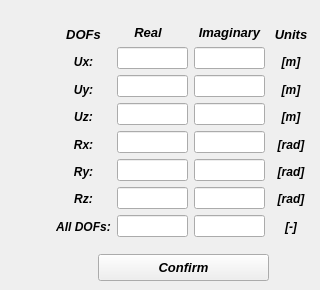
     <widget class="QWidget" name="tab_single_values">
      <attribute name="title">
       <string>Single values</string>
      </attribute>
      <widget class="QWidget" name="gridLayoutWidget">
       <property name="geometry">
        <rect>
         <x>56</x>
         <y>24</y>
         <width>255</width>
         <height>213</height>
        </rect>
       </property>
       <layout class="QGridLayout" name="gridLayout">
        <item row="0" column="3">
         <layout class="QVBoxLayout" name="verticalLayout_8">
          <item>
           <widget class="QLabel" name="label_5">
            <property name="minimumSize">
             <size>
              <width>40</width>
              <height>0</height>
             </size>
            </property>
            <property name="maximumSize">
             <size>
              <width>40</width>
              <height>16777215</height>
             </size>
            </property>
            <property name="font">
             <font>
              <family>Arial</family>
              <pointsize>10</pointsize>
              <weight>75</weight>
              <italic>true</italic>
              <bold>true</bold>
             </font>
            </property>
            <property name="text">
             <string>Units</string>
            </property>
            <property name="alignment">
             <set>Qt::AlignCenter</set>
            </property>
           </widget>
          </item>
          <item>
           <widget class="QLabel" name="label_13">
            <property name="font">
             <font>
              <family>Arial</family>
              <weight>75</weight>
              <italic>true</italic>
              <bold>true</bold>
             </font>
            </property>
            <property name="text">
             <string>[m]</string>
            </property>
            <property name="alignment">
             <set>Qt::AlignCenter</set>
            </property>
           </widget>
          </item>
          <item>
           <widget class="QLabel" name="label_14">
            <property name="font">
             <font>
              <family>Arial</family>
              <weight>75</weight>
              <italic>true</italic>
              <bold>true</bold>
             </font>
            </property>
            <property name="text">
             <string>[m]</string>
            </property>
            <property name="alignment">
             <set>Qt::AlignCenter</set>
            </property>
           </widget>
          </item>
          <item>
           <widget class="QLabel" name="label_15">
            <property name="font">
             <font>
              <family>Arial</family>
              <weight>75</weight>
              <italic>true</italic>
              <bold>true</bold>
             </font>
            </property>
            <property name="text">
             <string>[m]</string>
            </property>
            <property name="alignment">
             <set>Qt::AlignCenter</set>
            </property>
           </widget>
          </item>
          <item>
           <widget class="QLabel" name="label_16">
            <property name="font">
             <font>
              <family>Arial</family>
              <weight>75</weight>
              <italic>true</italic>
              <bold>true</bold>
             </font>
            </property>
            <property name="text">
             <string>[rad]</string>
            </property>
            <property name="alignment">
             <set>Qt::AlignCenter</set>
            </property>
           </widget>
          </item>
          <item>
           <widget class="QLabel" name="label_17">
            <property name="font">
             <font>
              <family>Arial</family>
              <weight>75</weight>
              <italic>true</italic>
              <bold>true</bold>
             </font>
            </property>
            <property name="text">
             <string>[rad]</string>
            </property>
            <property name="alignment">
             <set>Qt::AlignCenter</set>
            </property>
           </widget>
          </item>
          <item>
           <widget class="QLabel" name="label_12">
            <property name="font">
             <font>
              <family>Arial</family>
              <weight>75</weight>
              <italic>true</italic>
              <bold>true</bold>
             </font>
            </property>
            <property name="text">
             <string>[rad]</string>
            </property>
            <property name="alignment">
             <set>Qt::AlignCenter</set>
            </property>
           </widget>
          </item>
          <item>
           <widget class="QLabel" name="label_21">
            <property name="font">
             <font>
              <family>Arial</family>
              <weight>75</weight>
              <italic>true</italic>
              <bold>true</bold>
             </font>
            </property>
            <property name="text">
             <string>[-]</string>
            </property>
            <property name="alignment">
             <set>Qt::AlignCenter</set>
            </property>
           </widget>
          </item>
         </layout>
        </item>
        <item row="0" column="0">
         <layout class="QVBoxLayout" name="verticalLayout_6">
          <item>
           <widget class="QLabel" name="label_3">
            <property name="minimumSize">
             <size>
              <width>55</width>
              <height>0</height>
             </size>
            </property>
            <property name="maximumSize">
             <size>
              <width>55</width>
              <height>16777215</height>
             </size>
            </property>
            <property name="font">
             <font>
              <family>Arial</family>
              <pointsize>10</pointsize>
              <weight>75</weight>
              <italic>true</italic>
              <bold>true</bold>
             </font>
            </property>
            <property name="text">
             <string>DOFs</string>
            </property>
            <property name="alignment">
             <set>Qt::AlignCenter</set>
            </property>
           </widget>
          </item>
          <item>
           <widget class="QLabel" name="label_6">
            <property name="font">
             <font>
              <family>Arial</family>
              <weight>75</weight>
              <italic>true</italic>
              <bold>true</bold>
             </font>
            </property>
            <property name="text">
             <string>Ux:</string>
            </property>
            <property name="alignment">
             <set>Qt::AlignCenter</set>
            </property>
           </widget>
          </item>
          <item>
           <widget class="QLabel" name="label_7">
            <property name="font">
             <font>
              <family>Arial</family>
              <weight>75</weight>
              <italic>true</italic>
              <bold>true</bold>
             </font>
            </property>
            <property name="text">
             <string>Uy:</string>
            </property>
            <property name="alignment">
             <set>Qt::AlignCenter</set>
            </property>
           </widget>
          </item>
          <item>
           <widget class="QLabel" name="label_8">
            <property name="font">
             <font>
              <family>Arial</family>
              <weight>75</weight>
              <italic>true</italic>
              <bold>true</bold>
             </font>
            </property>
            <property name="text">
             <string>Uz:</string>
            </property>
            <property name="alignment">
             <set>Qt::AlignCenter</set>
            </property>
           </widget>
          </item>
          <item>
           <widget class="QLabel" name="label_10">
            <property name="font">
             <font>
              <family>Arial</family>
              <weight>75</weight>
              <italic>true</italic>
              <bold>true</bold>
             </font>
            </property>
            <property name="text">
             <string>Rx:</string>
            </property>
            <property name="alignment">
             <set>Qt::AlignCenter</set>
            </property>
           </widget>
          </item>
          <item>
           <widget class="QLabel" name="label_11">
            <property name="font">
             <font>
              <family>Arial</family>
              <weight>75</weight>
              <italic>true</italic>
              <bold>true</bold>
             </font>
            </property>
            <property name="text">
             <string>Ry:</string>
            </property>
            <property name="alignment">
             <set>Qt::AlignCenter</set>
            </property>
           </widget>
          </item>
          <item>
           <widget class="QLabel" name="label_9">
            <property name="font">
             <font>
              <family>Arial</family>
              <weight>75</weight>
              <italic>true</italic>
              <bold>true</bold>
             </font>
            </property>
            <property name="text">
             <string>Rz:</string>
            </property>
            <property name="alignment">
             <set>Qt::AlignCenter</set>
            </property>
           </widget>
          </item>
          <item>
           <widget class="QLabel" name="label_18">
            <property name="font">
             <font>
              <family>Arial</family>
              <weight>75</weight>
              <italic>true</italic>
              <bold>true</bold>
             </font>
            </property>
            <property name="text">
             <string>All DOFs:</string>
            </property>
            <property name="alignment">
             <set>Qt::AlignCenter</set>
            </property>
           </widget>
          </item>
         </layout>
        </item>
        <item row="0" column="1">
         <layout class="QVBoxLayout" name="verticalLayout_7">
          <item>
           <widget class="QLabel" name="label_4">
            <property name="minimumSize">
             <size>
              <width>62</width>
              <height>0</height>
             </size>
            </property>
            <property name="maximumSize">
             <size>
              <width>62</width>
              <height>16777215</height>
             </size>
            </property>
            <property name="font">
             <font>
              <family>Arial</family>
              <pointsize>10</pointsize>
              <weight>75</weight>
              <italic>true</italic>
              <bold>true</bold>
             </font>
            </property>
            <property name="text">
             <string>Real</string>
            </property>
            <property name="alignment">
             <set>Qt::AlignCenter</set>
            </property>
           </widget>
          </item>
          <item>
           <widget class="QLineEdit" name="lineEdit_real_ux">
            <property name="font">
             <font>
              <family>Arial</family>
              <weight>75</weight>
              <italic>true</italic>
              <bold>true</bold>
             </font>
            </property>
            <property name="text">
             <string/>
            </property>
            <property name="alignment">
             <set>Qt::AlignCenter</set>
            </property>
           </widget>
          </item>
          <item>
           <widget class="QLineEdit" name="lineEdit_real_uy">
            <property name="font">
             <font>
              <family>Arial</family>
              <weight>75</weight>
              <italic>true</italic>
              <bold>true</bold>
             </font>
            </property>
            <property name="alignment">
             <set>Qt::AlignCenter</set>
            </property>
           </widget>
          </item>
          <item>
           <widget class="QLineEdit" name="lineEdit_real_uz">
            <property name="font">
             <font>
              <family>Arial</family>
              <weight>75</weight>
              <italic>true</italic>
              <bold>true</bold>
             </font>
            </property>
            <property name="alignment">
             <set>Qt::AlignCenter</set>
            </property>
           </widget>
          </item>
          <item>
           <widget class="QLineEdit" name="lineEdit_real_rx">
            <property name="font">
             <font>
              <family>Arial</family>
              <weight>75</weight>
              <italic>true</italic>
              <bold>true</bold>
             </font>
            </property>
            <property name="alignment">
             <set>Qt::AlignCenter</set>
            </property>
           </widget>
          </item>
          <item>
           <widget class="QLineEdit" name="lineEdit_real_ry">
            <property name="font">
             <font>
              <family>Arial</family>
              <weight>75</weight>
              <italic>true</italic>
              <bold>true</bold>
             </font>
            </property>
            <property name="alignment">
             <set>Qt::AlignCenter</set>
            </property>
           </widget>
          </item>
          <item>
           <widget class="QLineEdit" name="lineEdit_real_rz">
            <property name="font">
             <font>
              <family>Arial</family>
              <weight>75</weight>
              <italic>true</italic>
              <bold>true</bold>
             </font>
            </property>
            <property name="alignment">
             <set>Qt::AlignCenter</set>
            </property>
           </widget>
          </item>
          <item>
           <widget class="QLineEdit" name="lineEdit_real_alldofs">
            <property name="font">
             <font>
              <family>Arial</family>
              <weight>75</weight>
              <italic>true</italic>
              <bold>true</bold>
             </font>
            </property>
            <property name="alignment">
             <set>Qt::AlignCenter</set>
            </property>
           </widget>
          </item>
         </layout>
        </item>
        <item row="0" column="2">
         <layout class="QVBoxLayout" name="verticalLayout_14">
          <item>
           <widget class="QLabel" name="label_20">
            <property name="font">
             <font>
              <family>Arial</family>
              <pointsize>10</pointsize>
              <weight>75</weight>
              <italic>true</italic>
              <bold>true</bold>
             </font>
            </property>
            <property name="text">
             <string>Imaginary</string>
            </property>
            <property name="alignment">
             <set>Qt::AlignCenter</set>
            </property>
           </widget>
          </item>
          <item>
           <widget class="QLineEdit" name="lineEdit_imag_ux">
            <property name="font">
             <font>
              <family>Arial</family>
              <weight>75</weight>
              <italic>true</italic>
              <bold>true</bold>
             </font>
            </property>
            <property name="alignment">
             <set>Qt::AlignCenter</set>
            </property>
           </widget>
          </item>
          <item>
           <widget class="QLineEdit" name="lineEdit_imag_uy">
            <property name="font">
             <font>
              <family>Arial</family>
              <weight>75</weight>
              <italic>true</italic>
              <bold>true</bold>
             </font>
            </property>
            <property name="alignment">
             <set>Qt::AlignCenter</set>
            </property>
           </widget>
          </item>
          <item>
           <widget class="QLineEdit" name="lineEdit_imag_uz">
            <property name="font">
             <font>
              <family>Arial</family>
              <weight>75</weight>
              <italic>true</italic>
              <bold>true</bold>
             </font>
            </property>
            <property name="alignment">
             <set>Qt::AlignCenter</set>
            </property>
           </widget>
          </item>
          <item>
           <widget class="QLineEdit" name="lineEdit_imag_rx">
            <property name="font">
             <font>
              <family>Arial</family>
              <weight>75</weight>
              <italic>true</italic>
              <bold>true</bold>
             </font>
            </property>
            <property name="alignment">
             <set>Qt::AlignCenter</set>
            </property>
           </widget>
          </item>
          <item>
           <widget class="QLineEdit" name="lineEdit_imag_ry">
            <property name="font">
             <font>
              <family>Arial</family>
              <weight>75</weight>
              <italic>true</italic>
              <bold>true</bold>
             </font>
            </property>
            <property name="alignment">
             <set>Qt::AlignCenter</set>
            </property>
           </widget>
          </item>
          <item>
           <widget class="QLineEdit" name="lineEdit_imag_rz">
            <property name="font">
             <font>
              <family>Arial</family>
              <weight>75</weight>
              <italic>true</italic>
              <bold>true</bold>
             </font>
            </property>
            <property name="alignment">
             <set>Qt::AlignCenter</set>
            </property>
           </widget>
          </item>
          <item>
           <widget class="QLineEdit" name="lineEdit_imag_alldofs">
            <property name="font">
             <font>
              <family>Arial</family>
              <weight>75</weight>
              <italic>true</italic>
              <bold>true</bold>
             </font>
            </property>
            <property name="alignment">
             <set>Qt::AlignCenter</set>
            </property>
           </widget>
          </item>
         </layout>
        </item>
       </layout>
      </widget>
      <widget class="QPushButton" name="pushButton_single_value_confirm">
       <property name="geometry">
        <rect>
         <x>98</x>
         <y>254</y>
         <width>171</width>
         <height>27</height>
        </rect>
       </property>
       <property name="font">
        <font>
         <family>Arial</family>
         <pointsize>10</pointsize>
         <weight>75</weight>
         <italic>true</italic>
         <bold>true</bold>
        </font>
       </property>
       <property name="text">
        <string>Confirm</string>
       </property>
      </widget>
     </widget>
